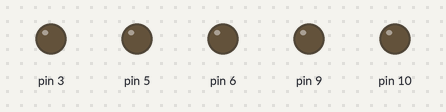
A sketch run on a simulated Arduino Uno, built with avr-gcc and run on an emulated ATmega328P. On the bench: output pins drawn as LEDs (lit = HIGH).

Above: at 0.6 s.
At 4.9 s:
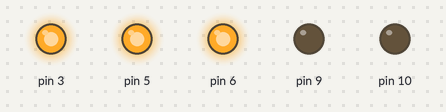
At 7.9 s:
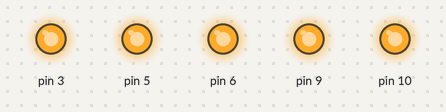
At 9.4 s:
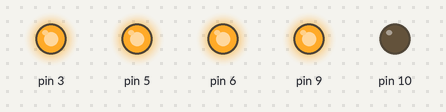
At 13.8 s:
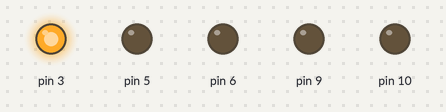
At 18.3 s:
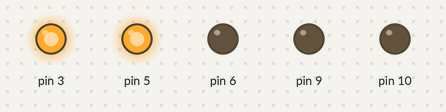
Timing chart, 0 to 19.3 s (numbered marks = the images above):
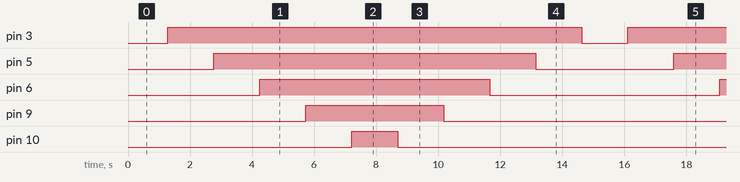

The sketch:

specialproject-pwmlights.ino
```cpp
int d = 5;

void lightUp(int pin)
{
  for (int a = 0; a < 256; a++)
  {
    analogWrite(pin, a);
    delay(d);
  }
  delay(200);
}

void dim(int pin)
{
  for (int a = 255; a >=0; a--)
  {
    analogWrite(pin, a);
    delay(d);
  }
  delay(200);
}

void setup() {
  // put your setup code here, to run once:
  pinMode(3, OUTPUT);
  pinMode(5, OUTPUT);
  pinMode(6, OUTPUT);
  pinMode(9, OUTPUT);
  pinMode(10, OUTPUT);
}

void loop() {
  lightUp(3);
  lightUp(5);
  lightUp(6);
  lightUp(9);
  lightUp(10);
  dim(10);
  dim(9);
  dim(6);
  dim(5);
  dim(3);
}
```

Measured:
- by itself, pin 3: alternates HIGH for 13.3 s and LOW for 1.5 s
- by itself, pin 5: alternates HIGH for 10.4 s and LOW for 4.4 s
- by itself, pin 6: alternates HIGH for 7.4 s and LOW for 7.4 s
- by itself, pin 9: alternates HIGH for 4.4 s and LOW for 10.4 s
- by itself, pin 10: alternates HIGH for 1.5 s and LOW for 13.3 s
